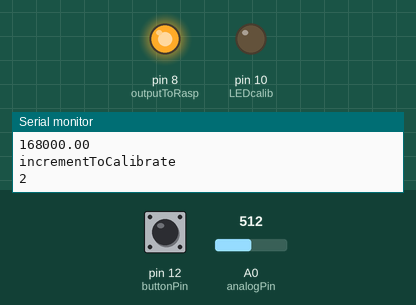
Simulated run of this sketch. Board: Arduino Uno, built with avr-gcc and run on an emulated ATmega328P. Parts: output pins drawn as LEDs (lit = HIGH), the last lines printed to the serial monitor. Dashed ring = blinking. Inputs (shaded band) come from the test bench; at power-on: A0 (analogPin) = 512, pin 12 (buttonPin) HIGH.

Above: at 2.1 s.
2.2 s: A0 (analogPin) set to 501
At 3.9 s:
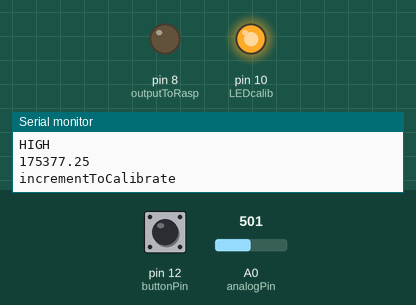
4.2 s: A0 (analogPin) set to 276
5.9 s: A0 (analogPin) set to 244
At 6.8 s:
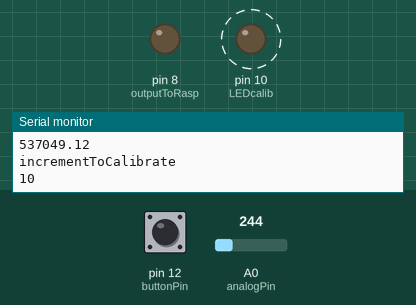
9.0 s: pin 12 (buttonPin) pulled LOW for 1 s
At 11.9 s:
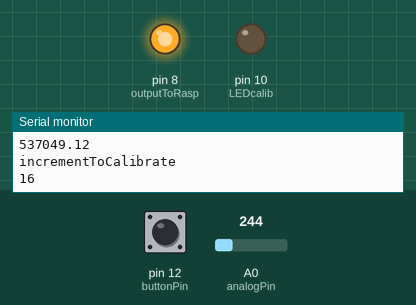
12.1 s: pin 12 (buttonPin) pulled LOW for 0.45 s
At 13.1 s:
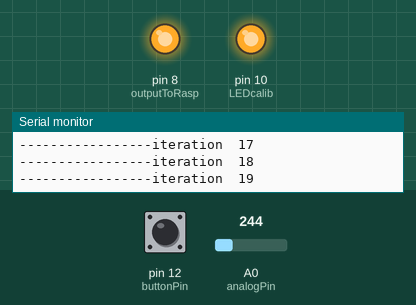
Timing chart, 0 to 15.1 s (numbered marks = the images above; inputs shaded):
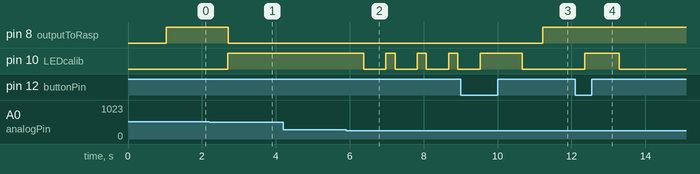

Measured:
- the behaviour switches between 511 and 510 on A0 (analogPin) (found by bisection; images 0 and 1)
- the behaviour switches between 258 and 257 on A0 (analogPin) (found by bisection; images 1 and 2)
- after the input at 2.2 s, pin 8 (outputToRasp): HIGH → LOW after 0.51 s; pin 10 (LEDcalib): LOW → HIGH after 0.50 s
- after the input at 5.9 s, pin 10 (LEDcalib): alternates HIGH for 0.25 s and LOW for 0.60 s, starting after 0.47 s
- after the input at 9.0 s, pin 8 (outputToRasp): LOW → HIGH after 2.2 s
- after the input at 12.1 s, pin 10 (LEDcalib): LOW → HIGH after 0.26 s, → LOW 0.93 s later

The sketch:

UPDATED_Heliport_TechCrowd.ino
```cpp
#include <EEPROM.h>

int analogPin = 0;
int raw = 0;
int Vin = 5;
float Vout = 0;
float R1 = 168000;
float R2 = 0;
float buffer = 0;
float level=0;
int buttonPin = 12;
int buttonState = 0;
int outputToRasp = 8;
int LEDcalib = 10;
float forLevel;
float newLevel;
bool tmp = false;
bool isCalling = false;
unsigned long int incrementToCalibrate;


void setup(){
Serial.begin(9600);
pinMode(LEDcalib, OUTPUT);
pinMode(buttonPin, INPUT_PULLUP);
pinMode(outputToRasp, OUTPUT);
getNewLevel();
Serial.println("**********SETUP*************");
//newLevel = (EEPROM_read(0) * 10);
Serial.println(newLevel);
Serial.println("***********END SETUP************");
}

void loop(){

  raw = analogRead(analogPin);
  if(raw){
    buffer = raw * Vin;
    Vout = (buffer)/1024.0;
    buffer = (Vin/Vout) - 1;
    R2= R1 * buffer;

    Serial.println("***********************");
    Serial.println("newLevel is: ");
    Serial.println(newLevel);
    Serial.println("***********************");

    if (R2 > newLevel){
      if (R2 > 500000){
        Serial.println("ERROR ");
        Serial.println("Possible problems:");
        Serial.println("walkie-talkie a.k.a radio is out of the power");
        Serial.println(R2);
        digitalWrite(LEDcalib, HIGH);
        delay(250);
        digitalWrite(LEDcalib, LOW);
        isCalling = true;
      }
      else {
        digitalWrite(LED_BUILTIN, HIGH);
        Serial.println("HIGH  ");
        digitalWrite(LEDcalib, HIGH);
        Serial.println(R2);
        digitalWrite(outputToRasp, LOW);
        isCalling = true;
      }
    }
    else {
        digitalWrite(LED_BUILTIN, LOW);
        Serial.println("LOW  ");
        digitalWrite(LEDcalib, LOW);
        Serial.println(R2);
        digitalWrite(outputToRasp, HIGH);
        isCalling = false;
      }
  buttonState = digitalRead(buttonPin);
  if (buttonState == HIGH || tmp == true){
    tmp = true;
    if (buttonState == LOW)
    {
    Serial.println("calibration........");
    digitalWrite(LEDcalib, HIGH);
    getNewLevel();
    digitalWrite(LEDcalib, LOW);
    tmp = false;
    }
   }
   incrementToCalibrate += 1;
   Serial.println("incrementToCalibrate");
   Serial.println(incrementToCalibrate);
   if(isCalling == false){
       if ((incrementToCalibrate > 120) ){
          Serial.println("##################CALL CALIBRATION FUNCTION BY TIME####################");
          getNewLevel();
          incrementToCalibrate = 0;
      }
   }
  delay(500);

  }
  else
  {
    Serial.println("*************NO VALUE FROM PHOTORESISTOR************");
    Serial.println("Possible problems:");
    Serial.println("photoresistor is unplugged");
    isCalling = true;
  }
}
float getNewLevel() {
  Serial.println("calibration STARTED");
  float R2_1 = 0;
  float forLevel = 0;
    for (int i = 0; i < 20; i++)
    {
       raw = analogRead(analogPin);
        if(raw){
          buffer = raw * Vin;
          Vout = (buffer)/1024.0;
          buffer = (Vin/Vout) - 1;
          R2_1= R1 * buffer;
          forLevel += R2_1;
          Serial.print("-----------------iteration  ");
          Serial.println(i);
          }
    }
    newLevel = (forLevel/20)+900;
    Serial.println("calibration ENDED");
    Serial.println("new level is: ");
    Serial.println(newLevel);
    Serial.println("______________________________________________________________________________");
    Serial.println("WRITING LEVEL TO EEPROM - please be careful(max. 100 000 Write/Read action!)");
    word newLevelModified = (newLevel/10); // max value of word is 2^16 = 65536 -> our newLevel is in range {10000;20000}, so I divided this value by 10 because of limitation of WORD and usage of the larger variables occupies a lot of space in our small EEPROM memory
    Serial.println("our new modified value to EEPROM");
    Serial.println(newLevelModified);
//    EEPROM_write(0, newLevelModified);
}

//void EEPROM_write(uint8_t a, word b){
//    Serial.println("eeprom write was called!!!!!!!!!!!");
//
//        EEPROM.write(a, lowByte(b));
//        EEPROM.write(a + 1, highByte(b));
//
//}
//
//float EEPROM_read(uint8_t a)
//{
//    Serial.print("read level value from EEPROM: ");
//    Serial.print(a+1);
//    Serial.println(a);
//    Serial.println("<<<<<<<<<<<<<<<<<<END READ EEPROM>>>>>>>>>>>>>>>>>>>");
//    return word(EEPROM.read(a + 1), EEPROM.read(a));
//}
```
